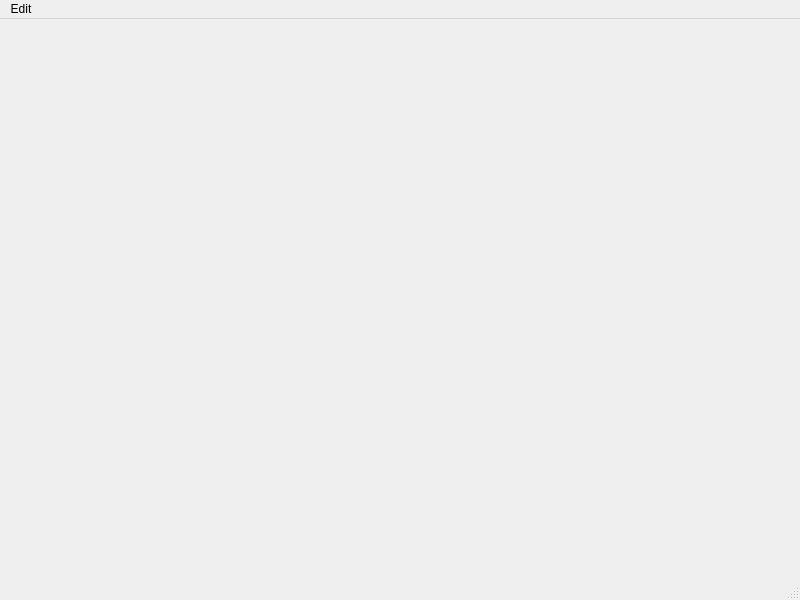
<?xml version="1.0" encoding="UTF-8"?>
<ui version="4.0">
 <class>PianoRollWidget</class>
 <widget class="QMainWindow" name="PianoRollWidget">
  <property name="geometry">
   <rect>
    <x>0</x>
    <y>0</y>
    <width>800</width>
    <height>600</height>
   </rect>
  </property>
  <property name="windowTitle">
   <string>MainWindow</string>
  </property>
  <widget class="QWidget" name="centralwidget">
   <layout class="QGridLayout" name="gridLayout">
    <item row="0" column="0">
     <widget class="GanttWidget" name="ganttWidget" native="true"/>
    </item>
   </layout>
  </widget>
  <widget class="QMenuBar" name="menubar">
   <property name="geometry">
    <rect>
     <x>0</x>
     <y>0</y>
     <width>800</width>
     <height>20</height>
    </rect>
   </property>
   <widget class="QMenu" name="menuEdit">
    <property name="title">
     <string>Edit</string>
    </property>
    <addaction name="actionCopy"/>
    <addaction name="actionPaste"/>
    <addaction name="separator"/>
    <addaction name="actionSelectAll"/>
    <addaction name="separator"/>
    <addaction name="actionDelete"/>
   </widget>
   <addaction name="menuEdit"/>
  </widget>
  <widget class="QStatusBar" name="statusbar"/>
  <action name="actionCopy">
   <property name="text">
    <string>Copy</string>
   </property>
  </action>
  <action name="actionPaste">
   <property name="text">
    <string>Paste</string>
   </property>
  </action>
  <action name="actionSelectAll">
   <property name="text">
    <string>Select all</string>
   </property>
  </action>
  <action name="actionDelete">
   <property name="text">
    <string>Delete</string>
   </property>
  </action>
 </widget>
 <customwidgets>
  <customwidget>
   <class>GanttWidget</class>
   <extends>QWidget</extends>
   <header>ganttwidget/ganttwidget.h</header>
   <container>1</container>
  </customwidget>
 </customwidgets>
 <resources/>
 <connections/>
</ui>
